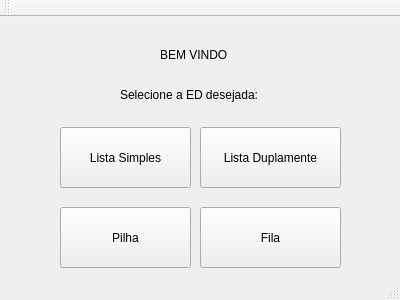
<?xml version="1.0" encoding="UTF-8"?>
<ui version="4.0">
 <class>MainWindow</class>
 <widget class="QMainWindow" name="MainWindow">
  <property name="geometry">
   <rect>
    <x>0</x>
    <y>0</y>
    <width>400</width>
    <height>300</height>
   </rect>
  </property>
  <property name="windowTitle">
   <string>MainWindow</string>
  </property>
  <widget class="QWidget" name="centralWidget">
   <widget class="QPushButton" name="fila">
    <property name="geometry">
     <rect>
      <x>200</x>
      <y>190</y>
      <width>141</width>
      <height>61</height>
     </rect>
    </property>
    <property name="text">
     <string>Fila</string>
    </property>
   </widget>
   <widget class="QLabel" name="label">
    <property name="geometry">
     <rect>
      <x>160</x>
      <y>30</y>
      <width>71</width>
      <height>16</height>
     </rect>
    </property>
    <property name="text">
     <string>BEM VINDO </string>
    </property>
   </widget>
   <widget class="QPushButton" name="lista">
    <property name="geometry">
     <rect>
      <x>200</x>
      <y>110</y>
      <width>141</width>
      <height>61</height>
     </rect>
    </property>
    <property name="text">
     <string>Lista Duplamente</string>
    </property>
   </widget>
   <widget class="QPushButton" name="pilha">
    <property name="geometry">
     <rect>
      <x>60</x>
      <y>190</y>
      <width>131</width>
      <height>61</height>
     </rect>
    </property>
    <property name="text">
     <string>Pilha</string>
    </property>
   </widget>
   <widget class="QLabel" name="label_2">
    <property name="geometry">
     <rect>
      <x>120</x>
      <y>70</y>
      <width>161</width>
      <height>16</height>
     </rect>
    </property>
    <property name="text">
     <string>Selecione a ED desejada:</string>
    </property>
   </widget>
   <widget class="QPushButton" name="pushButton">
    <property name="geometry">
     <rect>
      <x>60</x>
      <y>110</y>
      <width>131</width>
      <height>61</height>
     </rect>
    </property>
    <property name="text">
     <string>Lista Simples</string>
    </property>
   </widget>
  </widget>
  <widget class="QStatusBar" name="statusBar"/>
  <widget class="QToolBar" name="mainToolBar">
   <attribute name="toolBarArea">
    <enum>TopToolBarArea</enum>
   </attribute>
   <attribute name="toolBarBreak">
    <bool>false</bool>
   </attribute>
  </widget>
  <action name="actionPilha">
   <property name="text">
    <string>Lista</string>
   </property>
  </action>
  <action name="actionPilha_2">
   <property name="text">
    <string>Pilha</string>
   </property>
  </action>
  <action name="actionFila">
   <property name="text">
    <string>Fila</string>
   </property>
  </action>
 </widget>
 <layoutdefault spacing="6" margin="11"/>
 <resources/>
 <connections/>
</ui>
